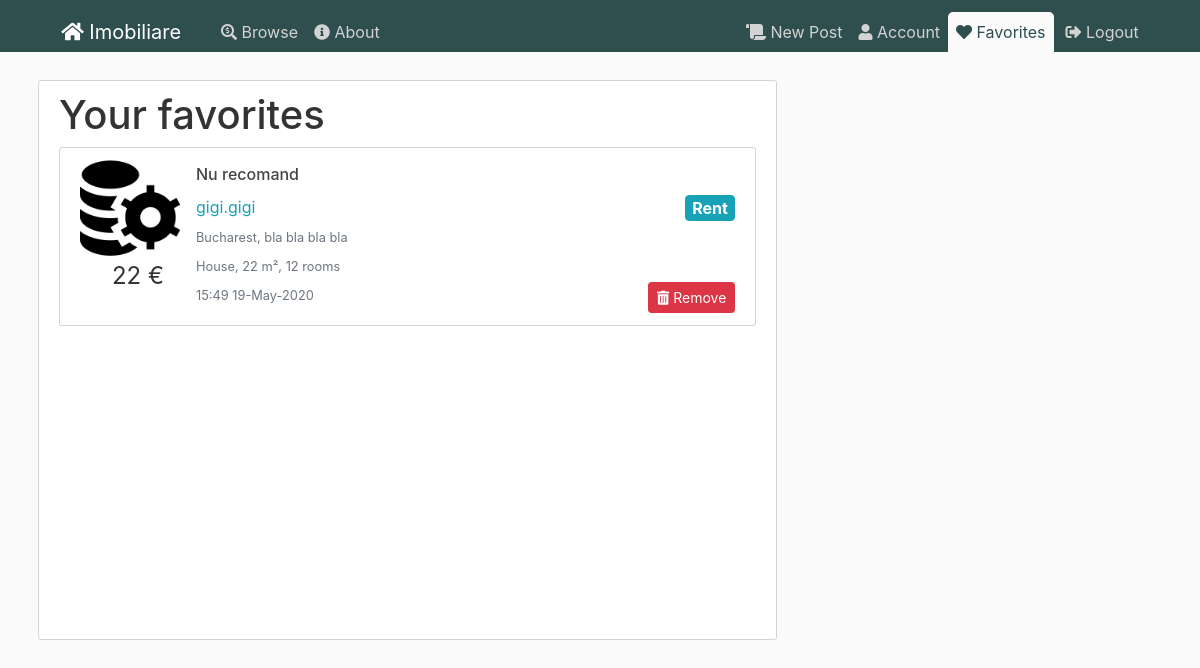
The page /favorites (signed in) on the database its author committed.
### flaskblog/models.py (models this page shows, shortened)
class Post(db.Model):
    id = db.Column(db.Integer, primary_key=True)
    title = db.Column(db.String(100), nullable=False)
    date_posted = db.Column(db.DateTime, nullable=False, default=datetime.utcnow)
    content = db.Column(db.Text, nullable=False)
    user_id = db.Column(db.Integer, db.ForeignKey('user.id'), nullable=False)
    city_id = db.Column(db.Integer, db.ForeignKey('city.id'), nullable=False)
    anouncement_type = db.Column(db.String(20), nullable=False)
    house_type = db.Column(db.String(20), nullable=False)
    price = db.Column(db.Integer, nullable=False)
    square_meters = db.Column(db.Integer, nullable=False)
    number_rooms = db.Column(db.Integer, nullable=False)
    address = db.Column(db.String(100), nullable=False)
    phonenumber = db.Column(db.String(15), nullable=True)
    post = db.relationship('Image')
    favorited = db.relationship('User', secondary=user_favorites)

class Image(db.Model):
    id = db.Column(db.Integer, primary_key=True)
    name = db.Column(db.String(100), nullable=False)
    post_id = db.Column(db.Integer, db.ForeignKey('post.id'), nullable=False)
    post = db.relationship('Post', backref='images', lazy=True)

class User(db.Model, UserMixin):
    id = db.Column(db.Integer, primary_key=True)
    username = db.Column(db.String(20), unique=True, nullable=False)
    email = db.Column(db.String(120), unique=True, nullable=False)
    phonenumber = db.Column(db.String(15), nullable=False)
    image_file = db.Column(db.String(20), nullable=False, default='default.jpg')
    password = db.Column(db.String(60), nullable=False)
    posts = db.relationship('Post', backref='author', lazy=True)
    favorites = db.relationship('Post', secondary=user_favorites)

class City(db.Model):
    id = db.Column(db.Integer, primary_key=True)
    name = db.Column(db.String(100), nullable=False)
    country_id = db.Column(db.Integer, db.ForeignKey('country.id'), nullable=False)
    country = db.relationship('Country', back_populates="cities")
    posts = db.relationship('Post', backref='city', lazy=True)

### flaskblog/users/routes.py (the view)
@users.route("/favorites", methods=['GET'])
def favorites():
    user = User.query.get_or_404(current_user.id)
    posts = user.favorites
    print("aaawwdw")
    return render_template('favorites.html', title='Favorites',posts=posts)

### flaskblog/models.py (called while the page is built)
@login_manager.user_loader
def load_user(user_id):
    return User.query.get(int(user_id))

### flaskblog/templates/favorites.html
{% extends "layout.html" %}
{% set active_page = "favorites" %}
{% block content %}
    <div class="content-section content-fit">
        <h1>Your favorites</h1>
        {% for post in posts %}
      <article class="media content-section table-row" data-href="{{ url_for('posts.post', post_id=post.id) }}">
        <div class="article-metadata">
          {% if post.images[0] %}
          <img class="article-img" src="/static/post_pics/{{post.images[0].name}}">
          {% else %}
          <img class="rounded-circle article-img" src="{{ url_for('static', filename='defaults/house.png') }}">
          {% endif %}
          <p class="article-price text-center">{{post.price}} €</p>
        </div>
        <div class="media-body">
          <h4><a class="article-title" href="{{ url_for('posts.post', post_id=post.id) }}">{{ post.title }}</a></h4>
          <div class="article-metadata">
            <a class="mr-2"
              href="{{ url_for('users.user_posts', username=post.author.username) }}">{{ post.author.username }}</a>
            <a class="btn btn-info badge float-right article-type">{{ post.anouncement_type }}</a>
          </div>
          <div class="article-metadata">
            <small class="text-muted">{{post.city.name}}, {{post.address}}</small>
          </div>
          <div class="article-metadata">
            <small class="text-muted">{{post.house_type}}, {{post.square_meters}} m², {{post.number_rooms}} rooms</small>
          </div>
          <div class="article-metadata">
            <small class="text-muted">{{ post.date_posted.strftime('%H:%M %d-%B-%Y') }}</small>
            <button class="btn btn-sm btn-danger float-right"><i class="fas fa-trash-alt"></i> Remove</button>
          </div>
        </div>
      </article>
      {% endfor %}
    </div>
{% endblock content %}

### flaskblog/static/css/main.css (style rules this page uses)
html { font-size: 16px; overflow-x: hidden; }
body { background: var(--bodybackground); color: var(--bodytextcolor); margin-top: 5rem; width: 100%; }
.content-fit { min-height: 70vh; position: relative; overflow-x:hidden !important; }
h1, h2, h3, h4, h5, h6 { color: var(--bodytextcolor); }
.content-section { background: var(--white); padding: 10px 20px; border: 1px solid var(--lightgray); border-radius: 3px; margin-bottom: 20px; }
.article-title { color: #444444; }
.article-img { height: 100px; width: 100px; margin-right: 16px; border-radius:5px; }
.article-price { font-size: 1.5rem; }
.article-type { font-size:1rem; }
.article-metadata { padding-bottom: 1px; margin-bottom: 4px; border-bottom: 1px solid #e3e3e3 }
a { color: var(--lightblue); font-size: 1rem; cursor: pointer; }
.content-section { overflow: auto ; width:100% !important; overflow-x: hidden !important; }
:root { --darkgreen: #2F4F4F; --lightblue: #17a2b8; --dark: #343a40; --lightgreen: #28a745; --darkred: #b00020; --yellow: #ffc107; --white: white; --gray: gray; --lightgray: lightgray; --fadegray: #f3f3f3; --bodybackground: #fafafa; --bodytextcolor: #333333; --blueglow: rgba(41, 137, 167, 0.2); --whiteglow: rgba(254, 255, 205, 0.2); }
.article-metadata { border-bottom: none; }
.content-section { overflow-x: auto !important; }
.badge { color: var(--white) !important; }

### rows shown on the page
Post: name (picture), price "22", title "Nu recomand", author.username "gigi.gigi", anouncement_type "Rent", city.name "Bucharest", address "bla bla bla bla", house_type "House", square_meters "22", number_rooms "12", date_posted "15:49 19-May-2020"
